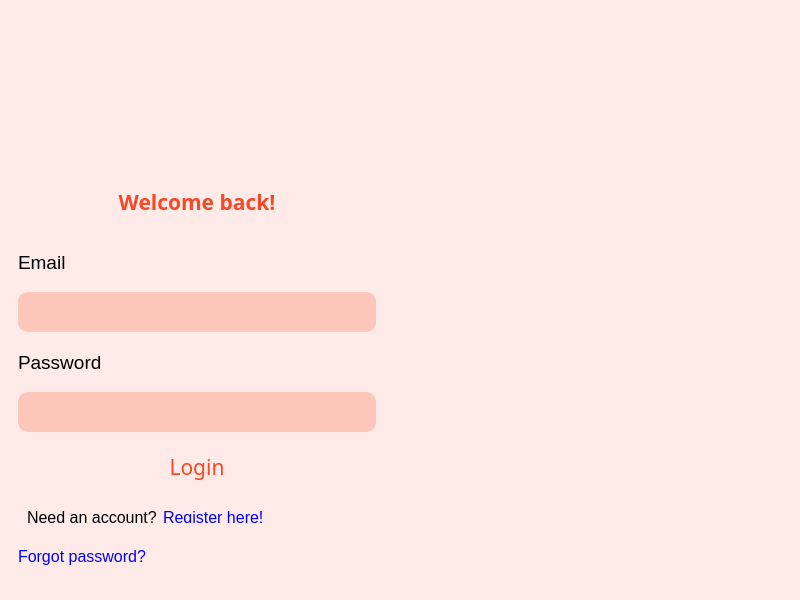
<?xml version="1.0" encoding="UTF-8"?>
<ui version="4.0">
 <class>MainWindow</class>
 <widget class="QMainWindow" name="MainWindow">
  <property name="geometry">
   <rect>
    <x>0</x>
    <y>0</y>
    <width>800</width>
    <height>600</height>
   </rect>
  </property>
  <property name="windowTitle">
   <string>MainWindow</string>
  </property>
  <widget class="QWidget" name="centralwidget">
   <property name="styleSheet">
    <string notr="true">#centralwidget {
	background: #FEEBE7;
}

#title {
	color: #F54927;
}

#email, #password {
	background: #FCC6BB;
	border: none;
	outline: none;
	border-radius: 10px;
	min-height: 40px;
}

#login {
	color: #F54927;
	border: none;
	outline: none;
	border-radius: 10px;
	min-height: 40px;
}

#login:hover {
	color: #FEEBE7;
	background: #F54927;
}

#forgot_pass, #nav_register {
	color: blue;
	background: transparent;
	border: none;
	outline: none;	
	text-align: left; 
}</string>
   </property>
   <layout class="QHBoxLayout" name="horizontalLayout">
    <item>
     <widget class="QWidget" name="widget" native="true">
      <property name="styleSheet">
       <string notr="true"/>
      </property>
      <layout class="QVBoxLayout" name="verticalLayout">
       <item>
        <widget class="QLabel" name="label_2">
         <property name="maximumSize">
          <size>
           <width>16777215</width>
           <height>130</height>
          </size>
         </property>
         <property name="text">
          <string/>
         </property>
         <property name="pixmap">
          <pixmap>../img/logo.png</pixmap>
         </property>
         <property name="alignment">
          <set>Qt::AlignCenter</set>
         </property>
        </widget>
       </item>
       <item>
        <widget class="QLabel" name="title">
         <property name="sizePolicy">
          <sizepolicy hsizetype="Preferred" vsizetype="Fixed">
           <horstretch>0</horstretch>
           <verstretch>0</verstretch>
          </sizepolicy>
         </property>
         <property name="minimumSize">
          <size>
           <width>0</width>
           <height>30</height>
          </size>
         </property>
         <property name="maximumSize">
          <size>
           <width>16777215</width>
           <height>60</height>
          </size>
         </property>
         <property name="font">
          <font>
           <family>Arial Black</family>
           <pointsize>16</pointsize>
           <weight>75</weight>
           <bold>true</bold>
          </font>
         </property>
         <property name="text">
          <string>Welcome back!</string>
         </property>
         <property name="alignment">
          <set>Qt::AlignCenter</set>
         </property>
        </widget>
       </item>
       <item>
        <widget class="QLabel" name="label_3">
         <property name="sizePolicy">
          <sizepolicy hsizetype="Preferred" vsizetype="Minimum">
           <horstretch>0</horstretch>
           <verstretch>0</verstretch>
          </sizepolicy>
         </property>
         <property name="minimumSize">
          <size>
           <width>0</width>
           <height>30</height>
          </size>
         </property>
         <property name="maximumSize">
          <size>
           <width>16777215</width>
           <height>30</height>
          </size>
         </property>
         <property name="font">
          <font>
           <family>Arial</family>
           <pointsize>14</pointsize>
          </font>
         </property>
         <property name="text">
          <string>Email</string>
         </property>
        </widget>
       </item>
       <item>
        <widget class="QLineEdit" name="email">
         <property name="minimumSize">
          <size>
           <width>0</width>
           <height>40</height>
          </size>
         </property>
         <property name="font">
          <font>
           <family>Arial</family>
           <pointsize>14</pointsize>
          </font>
         </property>
        </widget>
       </item>
       <item>
        <widget class="QLabel" name="label_4">
         <property name="minimumSize">
          <size>
           <width>0</width>
           <height>30</height>
          </size>
         </property>
         <property name="maximumSize">
          <size>
           <width>16777215</width>
           <height>30</height>
          </size>
         </property>
         <property name="font">
          <font>
           <family>Arial</family>
           <pointsize>14</pointsize>
          </font>
         </property>
         <property name="text">
          <string>Password</string>
         </property>
        </widget>
       </item>
       <item>
        <widget class="QLineEdit" name="password">
         <property name="minimumSize">
          <size>
           <width>0</width>
           <height>40</height>
          </size>
         </property>
         <property name="baseSize">
          <size>
           <width>0</width>
           <height>30</height>
          </size>
         </property>
         <property name="font">
          <font>
           <family>Arial</family>
           <pointsize>14</pointsize>
          </font>
         </property>
         <property name="echoMode">
          <enum>QLineEdit::Password</enum>
         </property>
        </widget>
       </item>
       <item>
        <widget class="QPushButton" name="login">
         <property name="minimumSize">
          <size>
           <width>0</width>
           <height>40</height>
          </size>
         </property>
         <property name="font">
          <font>
           <family>Arial Black</family>
           <pointsize>16</pointsize>
          </font>
         </property>
         <property name="text">
          <string>Login</string>
         </property>
        </widget>
       </item>
       <item>
        <widget class="QWidget" name="widget_3" native="true">
         <property name="maximumSize">
          <size>
           <width>16777215</width>
           <height>30</height>
          </size>
         </property>
         <layout class="QHBoxLayout" name="horizontalLayout_2" stretch="0,1">
          <item>
           <widget class="QLabel" name="label_5">
            <property name="font">
             <font>
              <family>Arial</family>
              <pointsize>12</pointsize>
             </font>
            </property>
            <property name="text">
             <string>Need an account?</string>
            </property>
           </widget>
          </item>
          <item>
           <widget class="QPushButton" name="nav_register">
            <property name="font">
             <font>
              <family>Arial</family>
              <pointsize>12</pointsize>
             </font>
            </property>
            <property name="layoutDirection">
             <enum>Qt::LeftToRight</enum>
            </property>
            <property name="text">
             <string>Register here!</string>
            </property>
           </widget>
          </item>
         </layout>
        </widget>
       </item>
       <item>
        <widget class="QPushButton" name="forgot_pass">
         <property name="font">
          <font>
           <family>Arial</family>
           <pointsize>12</pointsize>
          </font>
         </property>
         <property name="text">
          <string>Forgot password?</string>
         </property>
        </widget>
       </item>
      </layout>
     </widget>
    </item>
    <item>
     <widget class="QWidget" name="widget_2" native="true">
      <property name="minimumSize">
       <size>
        <width>400</width>
        <height>0</height>
       </size>
      </property>
      <property name="styleSheet">
       <string notr="true"/>
      </property>
      <layout class="QVBoxLayout" name="verticalLayout_2">
       <item>
        <widget class="QLabel" name="label">
         <property name="minimumSize">
          <size>
           <width>250</width>
           <height>0</height>
          </size>
         </property>
         <property name="styleSheet">
          <string notr="true"/>
         </property>
         <property name="text">
          <string/>
         </property>
         <property name="pixmap">
          <pixmap>../img/3766277.png</pixmap>
         </property>
         <property name="scaledContents">
          <bool>true</bool>
         </property>
         <property name="alignment">
          <set>Qt::AlignCenter</set>
         </property>
        </widget>
       </item>
      </layout>
     </widget>
    </item>
   </layout>
  </widget>
 </widget>
 <resources/>
 <connections/>
</ui>
